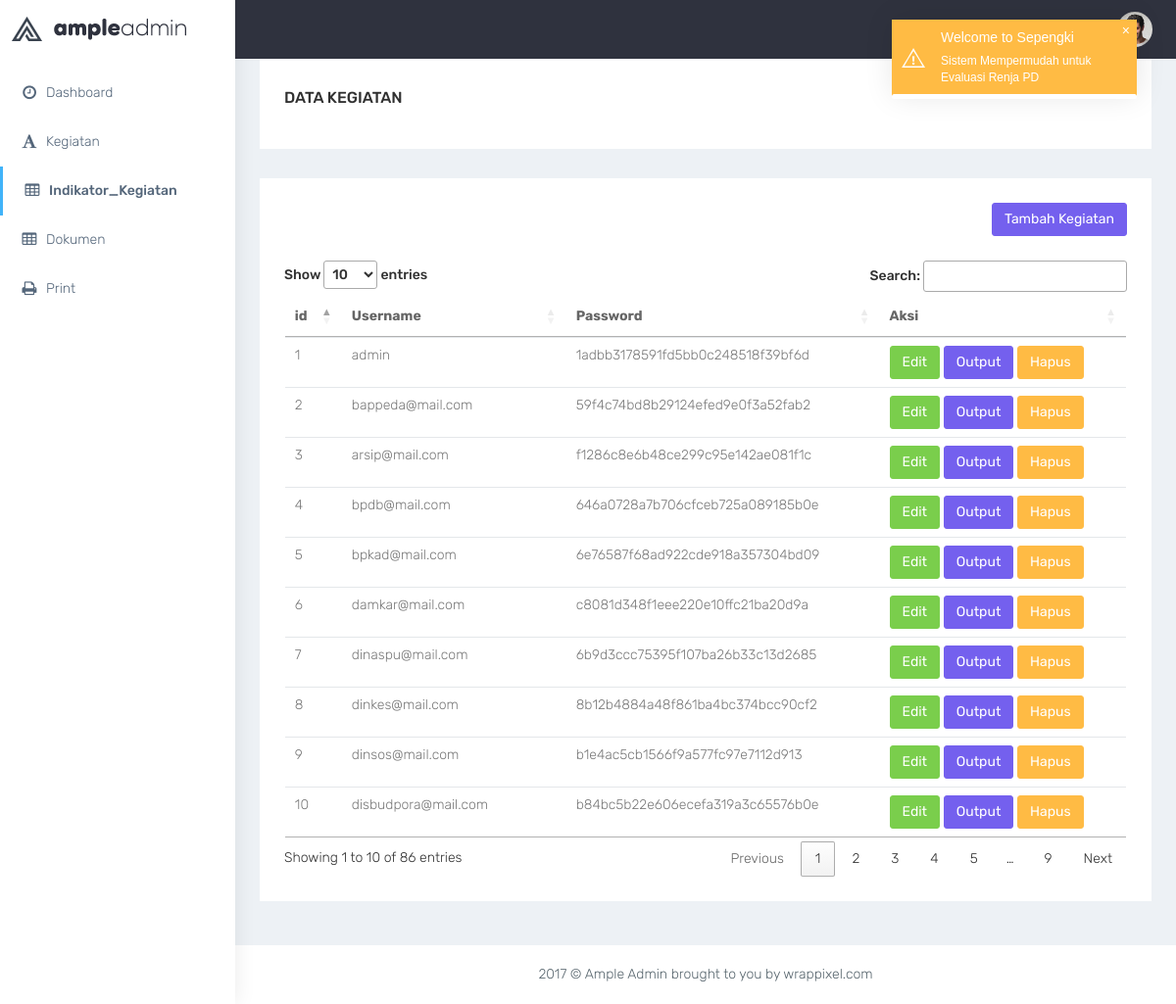
The app's page /frontend/indikator_kegiatan.php with its own data.
### tables this page shows
CREATE TABLE `users` (
  `id` int(11) NOT NULL AUTO_INCREMENT,
  `username` varchar(50) NOT NULL,
  `password` text NOT NULL,
  `level_id` varchar(3) NOT NULL,
  `opd_id` varchar(3) NOT NULL,
  `status` varchar(1) NOT NULL,
  PRIMARY KEY (`id`)
);

### frontend/indikator_kegiatan.php (the view, shortened to what this page needs)
<!DOCTYPE html>
<html lang="en">
<?php include 'config/head.php' ?>
<body class="fix-header">
    <div id="wrapper">
        <?php
        include 'config/navbar.php';
        ?>
        <?php
            include 'config/sidebar.php'
        ?>
        <?php
            include 'config/koneksi.php';
            $sql = "SELECT id as id, username as username, password as pwd FROM users";
            if($result = mysqli_query($con, $sql)){
                if(mysqli_num_rows($result) > 0){
                    while($row= mysqli_fetch_array($result)){
                        $id = $row['id'];
                        $username = $row['username'];
                        $pwd= $row['pwd'];
                        $return_arr[] = array(
                            "id" => $id,
                            "username" => $username,
                            "pwd" => $pwd
                        );
                    }
                }
            }
        ?>
        <div id="page-wrapper">
            <div class="container-fluid">
                <div class="row">
                    <div class="col-md-12">
                        <div class="white-box">
                            <h3 class="box-title">Data Kegiatan</h3>
                        </div>
                    </div>
                </div>
                <div class="row">
                    <div class="col-sm-12">
                        <div class="white-box">
                            <div class="row">
                                <div class="col-md-12">
                                    <div class="pull-right">
                                        <a href="create_kegiatan.php" class="btn btn-primary">Tambah Kegiatan</a>
                                    </div>
                                </div>
                            </div>
                            <div style="margin-top:25px;">
                                <table class="table table-responsive" id="myTable">
                                    <thead>
                                        <tr>
                                            <th>id</th>
                                            <th>Username</th>
                                            <th>Password</th>
                                            <th>Aksi</th>
                                        </tr>
                                    </thead>
                                    <tbody>
                                        <?php
                                            if(!empty($return_arr))
                                            {
                                                foreach($return_arr as $arr){
                                                    echo "<tr>";
                                                    echo "<td>".$arr["id"]."</td>";
                                                    echo "<td>".$arr["username"]."</td>";
                                                    echo "<td>".$arr["pwd"]."</td>";
                                                    echo "<td>
                                                            <a href='edit_kegiatan.php?kegiatan_id=".$arr["id"]."' class='btn btn-success'>Edit</a>
                                                            <a href='indikator.php?kegiatan_id=".$arr["id"]."&nama=".$arr["username"]."' class='btn btn-primary'>Output</a>
                                                            <a href='hapus_kegiatan.php?kegiatan_id=".$arr["id"]."' class='btn btn-warning'>Hapus</a>
                                                          </td>";
                                                    echo "</tr>";
                                                }
                                            }
                                        ?>
                                    </tbody>
                                </table>
                            </div>
                        </div>
                    </div>
                </div>
            </div>
            <footer class="footer text-center"> 2017 &copy; Ample Admin brought to you by wrappixel.com </footer>
        </div>
    </div>
</body>
</html>

### frontend/css/colors/default.css (style rules this page uses)
body { background: #fff; }

### records on screen
users: id "1", username "admin", password "1adbb3178591fd5bb0c248518f39bf6d"
users: id "2", username "bappeda@mail.com", password "59f4c74bd8b29124efed9e0f3a52fab2"
users: id "3", username "arsip@mail.com", password "f1286c8e6b48ce299c95e142ae081f1c"
users: id "4", username "bpdb@mail.com", password "646a0728a7b706cfceb725a089185b0e"
users: id "5", username "bpkad@mail.com", password "6e76587f68ad922cde918a357304bd09"
users: id "6", username "damkar@mail.com", password "c8081d348f1eee220e10ffc21ba20d9a"
users: id "7", username "dinaspu@mail.com", password "6b9d3ccc75395f107ba26b33c13d2685"
users: id "8", username "dinkes@mail.com", password "8b12b4884a48f861ba4bc374bcc90cf2"
users: id "9", username "dinsos@mail.com", password "b1e4ac5cb1566f9a577fc97e7112d913"
users: id "10", username "disbudpora@mail.com", password "b84bc5b22e606ecefa319a3c65576b0e"
